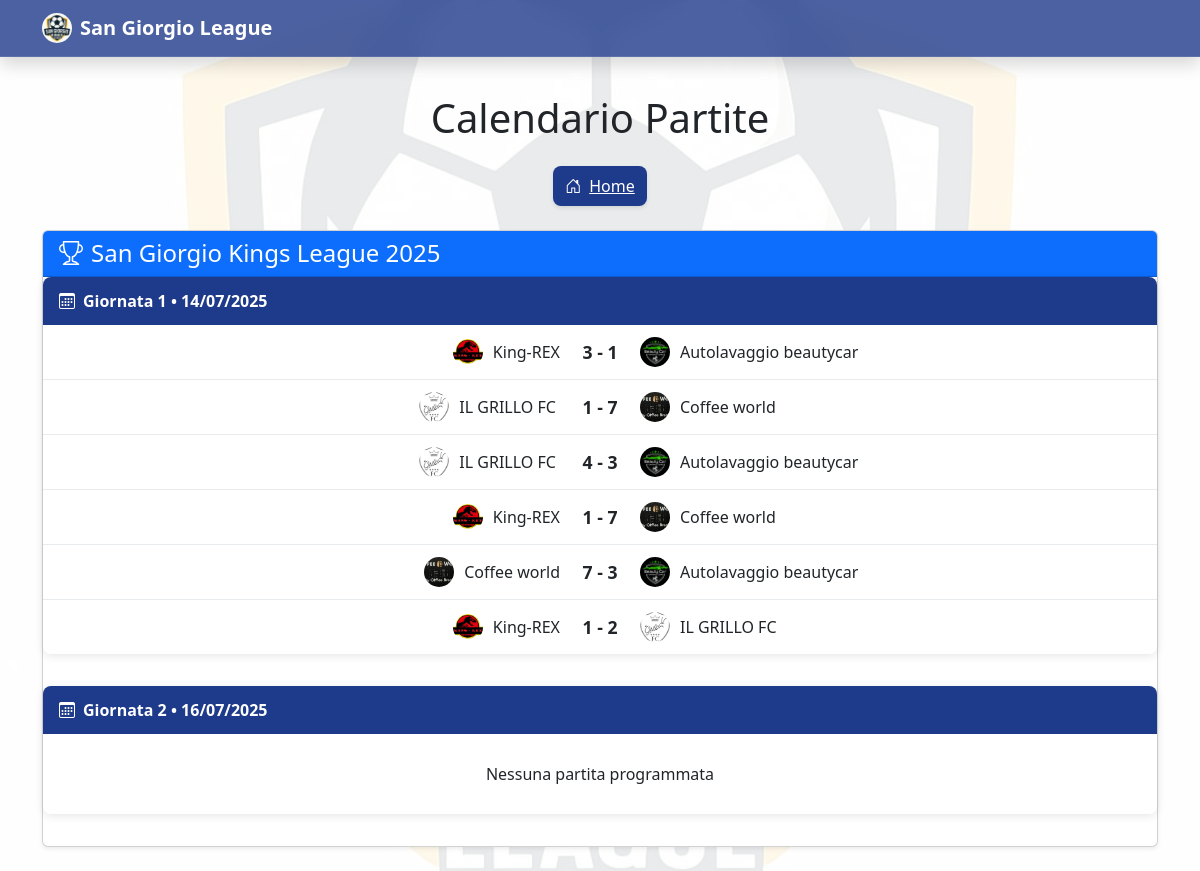
The page /partite.php on the database as committed earlier.
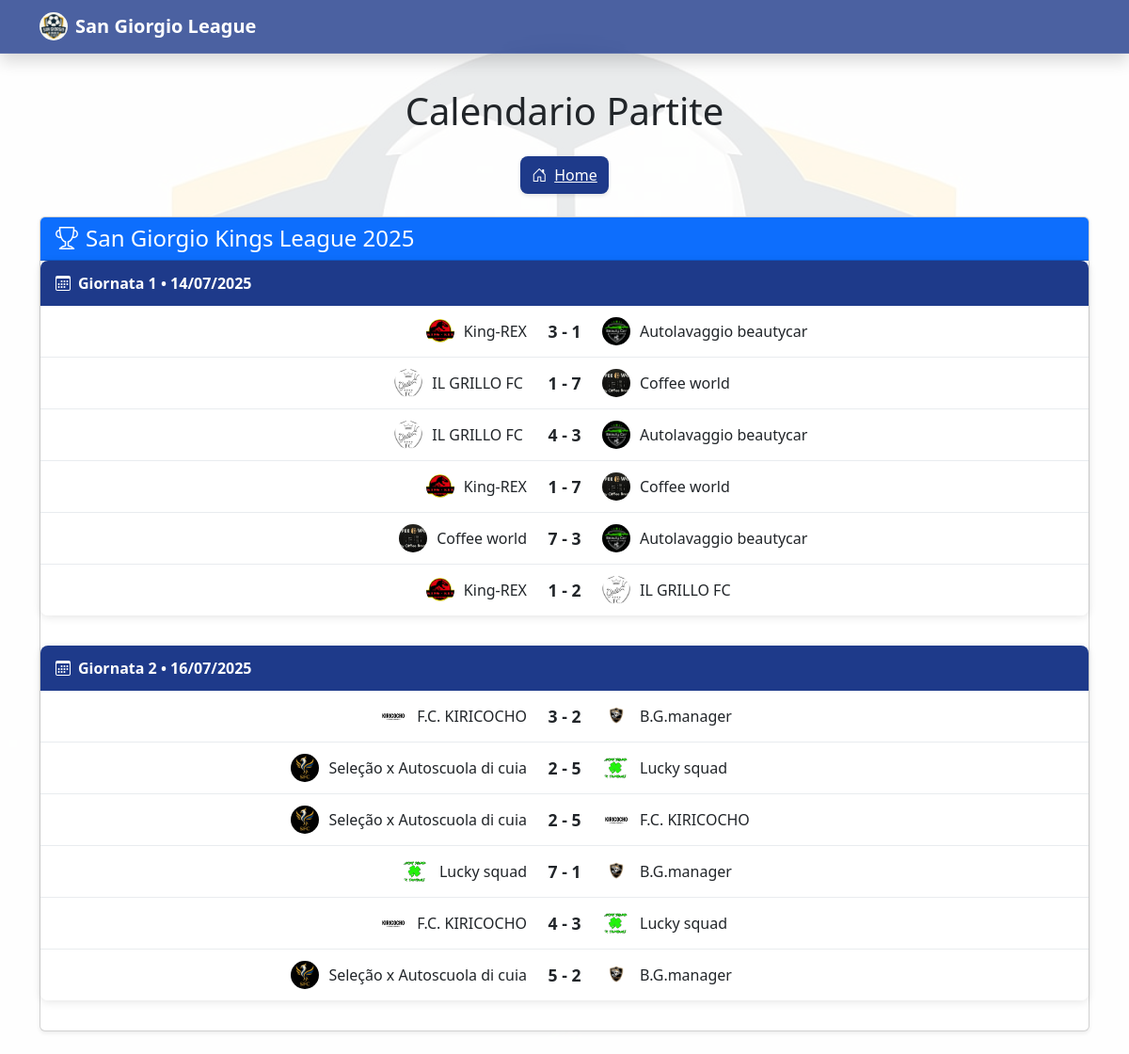
The same page on the database as committed later.
### tables this page shows
CREATE TABLE `campionati` (
  `ID_campionato` int(11) NOT NULL,
  `Nome` varchar(50) DEFAULT NULL,
  `Nazione` varchar(50) DEFAULT NULL
);

CREATE TABLE `giornate` (
  `ID_giornata` int(11) NOT NULL,
  `Numero` int(11) DEFAULT NULL,
  `Cod_campionato` int(11) DEFAULT NULL,
  `Data_inizio` date DEFAULT NULL,
  `Data_fine` date DEFAULT NULL
);

CREATE TABLE `partite` (
  `ID_partita` int(11) NOT NULL,
  `Cod_giornata` int(11) DEFAULT NULL,
  `Squadra_casa` int(11) DEFAULT NULL,
  `Squadra_ospite` int(11) DEFAULT NULL,
  `Gol_casa` int(11) DEFAULT NULL,
  `Gol_ospite` int(11) DEFAULT NULL,
  `Data` datetime DEFAULT NULL,
  `Stato` enum('da giocare','in corso','terminata') DEFAULT 'da giocare',
  `Cod_campionato` int(11) DEFAULT NULL
);

CREATE TABLE `squadre` (
  `ID_squadre` int(11) NOT NULL,
  `Nome` varchar(30) DEFAULT NULL,
  `immagini_loghi` varchar(30) NOT NULL,
  `Cod_presidenti` int(11) DEFAULT NULL,
  `Cod_campionato` int(11) DEFAULT NULL,
  `PT` int(11) DEFAULT 0,
  `G` int(11) DEFAULT 0,
  `V` int(11) DEFAULT 0,
  `N` int(11) DEFAULT 0,
  `P` int(11) DEFAULT 0,
  `DR` int(11) DEFAULT 0,
  `Girone` varchar(10) DEFAULT NULL
);

### partite.php (the view, shortened to what this page needs)
<!DOCTYPE html>
<html lang="it">
<head>
    <link href="https://cdn.jsdelivr.net/npm/bootstrap@5.3.3/dist/css/bootstrap.min.css" rel="stylesheet">
    <link href="https://cdn.jsdelivr.net/npm/bootstrap-icons@1.10.5/font/bootstrap-icons.css" rel="stylesheet">
    <link rel="stylesheet" href="https://cdnjs.cloudflare.com/ajax/libs/animate.css/4.1.1/animate.min.css">
    <link rel="stylesheet" href="./style.css">
</head>
<body>
    <nav class="navbar navbar-expand-lg navbar-dark fixed-top shadow" style="
        background: rgba(30, 58, 138, 0.8);
        backdrop-filter: blur(10px);
        -webkit-backdrop-filter: blur(10px);
        border-bottom: 1px solid rgba(255,255,255,0.1);
    ">
        <div class="container">
            <a class="navbar-brand fw-bold d-flex align-items-center" href="#">
                <img src="./immagini/logosgl.jpg" alt="Logo" width="30" height="30" class="rounded-circle me-2">
                San Giorgio League
            </a>
        </div>
    </nav>
    <div class="container mt-4">
        <h1 class="text-center mb-4 animate__animated animate__fadeInDown">Calendario Partite</h1>
        <div class="d-flex justify-content-center gap-3 mb-4">
            <a href="index.php" class="nav-btn home-btn">
                <i class="bi bi-house-door me-2"></i>Home
            </a>
        </div>
        <?php
        include 'connessione.php';
        include 'utility.php';
        $query_campionato = "SELECT campionati.ID_campionato, campionati.Nome
                             FROM campionati
                             WHERE campionati.ID_campionato = 2
                             LIMIT 1";
        $result_campionato = $conn->query($query_campionato);
        if ($result_campionato->num_rows > 0) {
            $campionato = $result_campionato->fetch_assoc();
            echo '<div class="card shadow-sm mb-4 animate__animated animate__fadeIn">';
            echo '<div class="card-header bg-primary text-white">';
            echo '<h4 class="mb-0"><i class="bi bi-trophy me-2"></i>'.$campionato['Nome'].'</h4>';
            echo '</div>';
            echo '<div class="card-body p-0">';
            $query_giornate = "SELECT giornate.ID_giornata, giornate.Numero, giornate.Data_inizio, giornate.Data_fine
                               FROM giornate
                               WHERE giornate.Cod_campionato = ".$campionato['ID_campionato']."
                               ORDER BY giornate.Numero";
            $result_giornate = $conn->query($query_giornate);
            if ($result_giornate->num_rows > 0) {
                while($giornata = $result_giornate->fetch_assoc()) {
                    echo '<div class="giornata-card animate__animated animate__fadeIn">';
                    echo '<div class="giornata-header">';
                    if ($giornata['Numero'] == 8) {
                        echo '<i class="bi bi-trophy me-2"></i>Quarti di finale • ' . date('d/m/Y', strtotime($giornata['Data_inizio']));
                    } elseif ($giornata['Numero'] == 9) {
                        echo '<i class="bi bi-trophy me-2"></i>Semifinali andata • ' . date('d/m/Y', strtotime($giornata['Data_inizio']));
                    } elseif ($giornata['Numero'] == 10) {
                        echo '<i class="bi bi-trophy me-2"></i>Semifinali ritorno • ' . date('d/m/Y', strtotime($giornata['Data_inizio']));
                    } elseif ($giornata['Numero'] == 11) {
                        echo '<i class="bi bi-trophy-fill me-2"></i>Finale • ' . date('d/m/Y', strtotime($giornata['Data_inizio']));
                    } else {
                        echo '<i class="bi bi-calendar3 me-2"></i>Giornata ' . $giornata['Numero'] . ' • ' . date('d/m/Y', strtotime($giornata['Data_inizio']));
                    }
                    echo '</div>';
                    $query_partite = "SELECT partite.ID_partita, partite.Data, partite.Stato, partite.Gol_casa, partite.Gol_ospite,
                                      squadre_casa.Nome AS squadra_casa, squadre_ospite.Nome AS squadra_ospite
                                      FROM partite
                                      JOIN squadre AS squadre_casa ON partite.Squadra_casa = squadre_casa.ID_squadre
                                      JOIN squadre AS squadre_ospite ON partite.Squadra_ospite = squadre_ospite.ID_squadre
                                      WHERE partite.Cod_giornata = ".$giornata['ID_giornata']."
                                      ORDER BY partite.Data";
                    $result_partite = $conn->query($query_partite);
                    if ($result_partite->num_rows > 0) {
                        while($partita = $result_partite->fetch_assoc()) {
                            echo '<div class="partita-row">';
                            echo '<div class="squadra squadra-casa">';
                            echo displaySquadraWithLogo($partita['squadra_casa'], $conn);
                            echo '</div>';
                            echo '<div class="risultato">';
                            switch($partita['Stato']) {
                                case 'terminata':
                                    echo $partita['Gol_casa'] . ' - ' . $partita['Gol_ospite'];
                                    break;
                            }
                            echo '</div>';
                            echo '<div class="squadra squadra-ospite">';
                            echo displaySquadraWithLogo($partita['squadra_ospite'], $conn);
                            echo '</div>';
                            echo '</div>';
                        }
                    } else {
                        echo '<div class="partita-row">';
                        echo '<div class="text-center py-3 w-100">Nessuna partita programmata</div>';
                        echo '</div>';
                    }
                    echo '</div>';
                }
            } else {
                echo '<div class="partita-row">';
                echo '<div class="text-center py-3 w-100">Nessuna giornata trovata</div>';
                echo '</div>';
            }
            echo '</div>';
            echo '</div>';
        } else {
            echo '<div class="alert alert-danger text-center">Nessun campionato attivo trovato</div>';
        }
        ?>
    </div>
</body>
</html>

### utility.php (shortened to what this page needs)
<?php
if (!function_exists('getLogoPath')) {
    function getLogoPath($nomeSquadra, $conn) {
        $query = "SELECT immagini_loghi FROM squadre WHERE Nome = ? LIMIT 1";
        $stmt = $conn->prepare($query);
        $stmt->bind_param("s", $nomeSquadra);
        $stmt->execute();
        $result = $stmt->get_result();
        if ($result->num_rows > 0) {
            $row = $result->fetch_assoc();
            return './immagini/' . $row['immagini_loghi'];
        }
        return '';
    }
}
if (!function_exists('displaySquadraWithLogo')) {
    function displaySquadraWithLogo($nomeSquadra, $conn) {
        $logoPath = getLogoPath($nomeSquadra, $conn);
        $output = '';
        if (!empty($logoPath)) {
            $output .= '<img src="'.$logoPath.'" class="squadra-logo" alt="'.$nomeSquadra.'">';
        }
        $output .= '<span class="squadra-nome">'.$nomeSquadra.'</span>';
        return $output;
    }
}
?>

### partite.php (style rules this page uses)
body { padding-top: 70px; font-family: 'Segoe UI', Tahoma, Geneva, Verdana, sans-serif; min-height: 100vh; }
body::before { content: ""; position: fixed; top: 0; left: 0; right: 0; bottom: 0; background-image: url("./immagini/logosgl.jpg"); background-repeat: no-repeat; background-position: center center; z-index: -2; background-size: cover; opacity: 0.3; }
body::after { content: ""; position: fixed; top: 0; left: 0; right: 0; bottom: 0; z-index: -1; background-color: rgba(255, 255, 255, 0.7); }
.squadra-logo { width: 30px; height: 30px; margin-right: 10px; vertical-align: middle; border-radius: 50%; object-fit: cover; }
.squadra-nome { vertical-align: middle; }
.nav-btn { display: inline-flex; align-items: center; justify-content: center; padding: 8px 12px; border-radius: 8px; font-weight: 500; transition: all 0.2s ease; box-shadow: 0 2px 4px rgba(0,0,0,0.1); }
.home-btn { background-color: #1e3a8a; color: white; }
.giornata-card { margin-bottom: 2rem; border-radius: 8px; overflow: hidden; box-shadow: 0 2px 10px rgba(0,0,0,0.1); background-color: rgba(255, 255, 255, 0.85); }
.giornata-header { background-color: #1e3a8a; color: white; padding: 12px 16px; font-weight: 600; }
.partita-row { display: flex; align-items: center; padding: 12px 16px; border-bottom: 1px solid #e9ecef; transition: background-color 0.2s; }
.partita-row:last-child { border-bottom: none; }
.squadra { flex: 1; display: flex; align-items: center; }
.squadra-casa { justify-content: flex-end; text-align: right; }
.squadra-ospite { justify-content: flex-start; text-align: left; }
.risultato { flex: 0 0 80px; text-align: center; font-weight: 700; font-size: 1.1rem; }

Rows that differ between the two databases and show on the page:
shown differently, row unchanged: giornate (number 2 of 2 on the later page): no longer shows "Nessuna partita programmata"
added partite: shows a picture, Squadra_casa.Nome "F.C. KIRICOCHO B.G.manager", Gol_casa "3", Gol_ospite "2", shown under giornate (number 2 of 2 on the later page)
added partite: shows a picture, Squadra_casa.Nome "Seleção x Autoscuola di cuia Lucky squad", Gol_casa "2", Gol_ospite "5", shown under giornate (number 2 of 2 on the later page)
added partite: shows a picture, Squadra_casa.Nome "Seleção x Autoscuola di cuia F.C. KIRICOCHO", Gol_casa "2", Gol_ospite "5", shown under giornate (number 2 of 2 on the later page)
added partite: shows a picture, Squadra_casa.Nome "Lucky squad B.G.manager", Gol_casa "7", Gol_ospite "1", shown under giornate (number 2 of 2 on the later page)
added partite: shows a picture, Squadra_casa.Nome "F.C. KIRICOCHO Lucky squad", Gol_casa "4", Gol_ospite "3", shown under giornate (number 2 of 2 on the later page)
added partite: shows a picture, Squadra_casa.Nome "Seleção x Autoscuola di cuia B.G.manager", Gol_casa "5", Gol_ospite "2", shown under giornate (number 2 of 2 on the later page)
